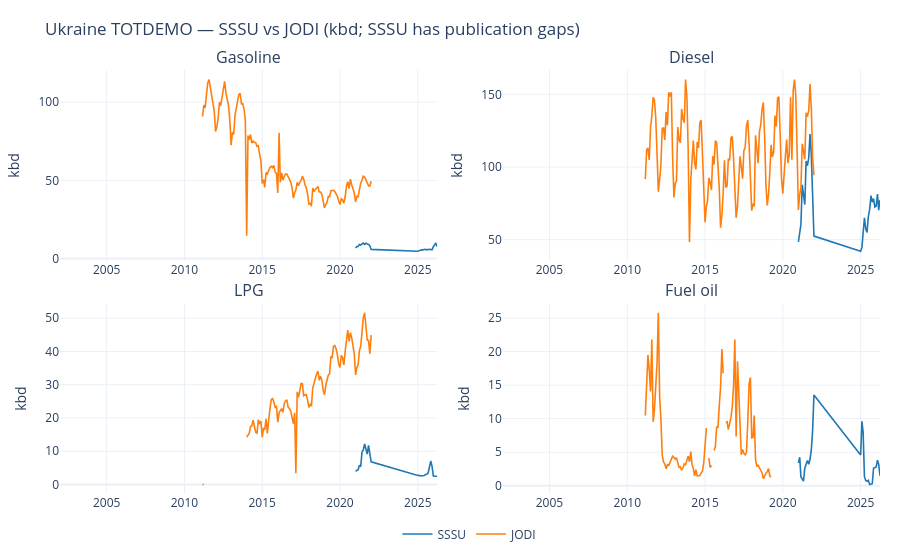

Notebook code cell kept with this figure:
### Markdown cell above
## 11. SSSU vs JODI (UA, where available)

### Code cell
JODI_PARQUET = PROJECT_ROOT / "data" / "processed" / "jodi" / "jodi_secondary.parquet"

if not JODI_PARQUET.exists():
    print(f"[skip] JODI parquet not found: {JODI_PARQUET}")
    print("       Run: python scripts/update_jodi.py")
else:
    jodi = pd.read_parquet(JODI_PARQUET)
    jodi["date"] = pd.to_datetime(jodi["date"])
    jodi_lookup = {spec.jodi_energy_product: spec.panel for spec in JODI_COMPARE_SERIES.values()}
    jodi_codes = set(jodi_lookup)

    sssu_panels = []
    for key in JODI_COMPARE_SERIES:
        sl = sssu_series_for_jodi(demand, key, value_col="value_kbd")
        if sl.empty:
            continue
        spec = JODI_COMPARE_SERIES[key]
        sssu_panels.append(sl.assign(panel=spec.panel))
    sssu_panel = pd.concat(sssu_panels, ignore_index=True) if sssu_panels else pd.DataFrame()

    jodi_ua = jodi[
        (jodi["ref_area"] == JODI_REF_AREA)
        & (jodi["flow_breakdown"] == "TOTDEMO")
        & (jodi["unit_measure"] == "KBD")
        & (jodi["energy_product"].isin(jodi_codes))
    ].copy()
    jodi_ua["panel"] = jodi_ua["energy_product"].map(jodi_lookup)
    jodi_ua["value_kbd"] = jodi_ua["obs_value"]

    panels = [p for p in JODI_COMPARE_PANEL_ORDER if p in set(sssu_panel.get("panel", []))]
    if jodi_ua.empty:
        print("[skip] No JODI UA TOTDEMO rows in parquet.")
    elif not panels:
        print("[skip] No overlapping SSSU panels.")
    else:
        fig = cross_source_comparison_chart(
            df_a=sssu_panel,
            df_b=jodi_ua,
            products=panels,
            product_col_a="panel",
            product_col_b="panel",
            value_col_a="value_kbd",
            value_col_b="value_kbd",
            label_a="SSSU",
            label_b="JODI",
            title="Ukraine TOTDEMO — SSSU vs JODI (kbd; SSSU has publication gaps)",
            units_label="kbd",
        )
        fig.show()

### Figure 1 — Plotly figure (JSON) as saved in the notebook; plotly's stock layout.template omitted (floating-point values rounded to 4 significant figures; data arrays with more than 128 entries replaced by an {"elided": "..."} marker saying what was removed)
{"data": [{"hovertemplate": "<b>Gasoline — SSSU</b><br>%{x|%Y-%m}: %{y:,.1f} kbd<extra></extra>", "legendgroup": "SSSU", "line": {"color": "#1f77b4", "width": 1.6}, "mode": "lines", "name": "SSSU", "showlegend": true, "type": "scatter", "x": ["2021-01-01T00:00:00", "2021-02-01T00:00:00", "2021-03-01T00:00:00", "2021-04-01T00:00:00", "2021-05-01T00:00:00", "2021-06-01T00:00:00", "2021-07-01T00:00:00", "2021-08-01T00:00:00", "2021-09-01T00:00:00", "2021-10-01T00:00:00", "2021-11-01T00:00:00", "2021-12-01T00:00:00", "2022-01-01T00:00:00", "2025-01-01T00:00:00", "2025-02-01T00:00:00", "2025-03-01T00:00:00", "2025-04-01T00:00:00", "2025-05-01T00:00:00", "2025-06-01T00:00:00", "2025-07-01T00:00:00", "2025-08-01T00:00:00", "2025-09-01T00:00:00", "2025-10-01T00:00:00", "2025-11-01T00:00:00", "2025-12-01T00:00:00", "2026-01-01T00:00:00", "2026-02-01T00:00:00", "2026-03-01T00:00:00", "2026-04-01T00:00:00"], "xaxis": "x", "y": [6.745, 7.741, 7.76, 9.067, 8.692, 9.18, 9.898, 9.103, 9.832, 9.35, 9.095, 8.253, 5.868, 4.689, 5.13, 5.155, 5.638, 5.594, 5.865, 5.923, 5.621, 6.007, 5.923, 5.808, 5.621, 7.677, 8.834, 10.01, 7.622], "yaxis": "y"}, {"hovertemplate": "<b>Gasoline — JODI</b><br>%{x|%Y-%m}: %{y:,.1f} kbd<extra></extra>", "legendgroup": "JODI", "line": {"color": "#ff7f0e", "width": 1.6}, "mode": "lines", "name": "JODI", "showlegend": true, "type": "scatter", "x": {"elided": "292 str values"}, "xaxis": "x", "y": {"elided": "292 float values"}, "yaxis": "y"}, {"hovertemplate": "<b>Diesel — SSSU</b><br>%{x|%Y-%m}: %{y:,.1f} kbd<extra></extra>", "legendgroup": "SSSU", "line": {"color": "#1f77b4", "width": 1.6}, "mode": "lines", "name": "SSSU", "showlegend": false, "type": "scatter", "x": ["2021-01-01T00:00:00", "2021-02-01T00:00:00", "2021-03-01T00:00:00", "2021-04-01T00:00:00", "2021-05-01T00:00:00", "2021-06-01T00:00:00", "2021-07-01T00:00:00", "2021-08-01T00:00:00", "2021-09-01T00:00:00", "2021-10-01T00:00:00", "2021-11-01T00:00:00", "2021-12-01T00:00:00", "2022-01-01T00:00:00", "2025-01-01T00:00:00", "2025-02-01T00:00:00", "2025-03-01T00:00:00", "2025-04-01T00:00:00", "2025-05-01T00:00:00", "2025-06-01T00:00:00", "2025-07-01T00:00:00", "2025-08-01T00:00:00", "2025-09-01T00:00:00", "2025-10-01T00:00:00", "2025-11-01T00:00:00", "2025-12-01T00:00:00", "2026-01-01T00:00:00", "2026-02-01T00:00:00", "2026-03-01T00:00:00", "2026-04-01T00:00:00"], "xaxis": "x2", "y": [48.42, 55.07, 60.33, 87.7, 81.92, 74.15, 104.2, 100.9, 106.5, 122.7, 107.8, 75.78, 52.48, 42.02, 44.68, 54.72, 65.03, 57.42, 54.91, 65.79, 70.73, 80.29, 75.78, 78.28, 72.43, 73.16, 81.37, 70.34, 77.31], "yaxis": "y2"}, {"hovertemplate": "<b>Diesel — JODI</b><br>%{x|%Y-%m}: %{y:,.1f} kbd<extra></extra>", "legendgroup": "JODI", "line": {"color": "#ff7f0e", "width": 1.6}, "mode": "lines", "name": "JODI", "showlegend": false, "type": "scatter", "x": {"elided": "292 str values"}, "xaxis": "x2", "y": {"elided": "292 float values"}, "yaxis": "y2"}, {"hovertemplate": "<b>LPG — SSSU</b><br>%{x|%Y-%m}: %{y:,.1f} kbd<extra></extra>", "legendgroup": "SSSU", "line": {"color": "#1f77b4", "width": 1.6}, "mode": "lines", "name": "SSSU", "showlegend": false, "type": "scatter", "x": ["2021-01-01T00:00:00", "2021-02-01T00:00:00", "2021-03-01T00:00:00", "2021-04-01T00:00:00", "2021-05-01T00:00:00", "2021-06-01T00:00:00", "2021-07-01T00:00:00", "2021-08-01T00:00:00", "2021-09-01T00:00:00", "2021-10-01T00:00:00", "2021-11-01T00:00:00", "2021-12-01T00:00:00", "2022-01-01T00:00:00", "2025-01-01T00:00:00", "2025-02-01T00:00:00", "2025-03-01T00:00:00", "2025-04-01T00:00:00", "2025-05-01T00:00:00", "2025-06-01T00:00:00", "2025-07-01T00:00:00", "2025-08-01T00:00:00", "2025-09-01T00:00:00", "2025-10-01T00:00:00", "2025-11-01T00:00:00", "2025-12-01T00:00:00", "2026-01-01T00:00:00", "2026-02-01T00:00:00", "2026-03-01T00:00:00", "2026-04-01T00:00:00"], "xaxis": "x3", "y": [3.966, 4.267, 4.415, 5.8, 5.314, 9.783, 10.37, 12.16, 10.48, 9.13, 11.75, 8.532, 6.81, 2.694, 2.776, 2.582, 2.629, 2.507, 2.668, 2.994, 3.068, 3.519, 5.164, 7.037, 5.426, 2.545, 2.486, 2.432, 2.475], "yaxis": "y3"}, {"hovertemplate": "<b>LPG — JODI</b><br>%{x|%Y-%m}: %{y:,.1f} kbd<extra></extra>", "legendgroup": "JODI", "line": {"color": "#ff7f0e", "width": 1.6}, "mode": "lines", "name": "JODI", "showlegend": false, "type": "scatter", "x": {"elided": "292 str values"}, "xaxis": "x3", "y": {"elided": "292 float values"}, "yaxis": "y3"}, {"hovertemplate": "<b>Fuel oil — SSSU</b><br>%{x|%Y-%m}: %{y:,.1f} kbd<extra></extra>", "legendgroup": "SSSU", "line": {"color": "#1f77b4", "width": 1.6}, "mode": "lines", "name": "SSSU", "showlegend": false, "type": "scatter", "x": ["2021-01-01T00:00:00", "2021-02-01T00:00:00", "2021-03-01T00:00:00", "2021-04-01T00:00:00", "2021-05-01T00:00:00", "2021-06-01T00:00:00", "2021-07-01T00:00:00", "2021-08-01T00:00:00", "2021-09-01T00:00:00", "2021-10-01T00:00:00", "2021-11-01T00:00:00", "2021-12-01T00:00:00", "2022-01-01T00:00:00", "2025-01-01T00:00:00", "2025-02-01T00:00:00", "2025-03-01T00:00:00", "2025-04-01T00:00:00", "2025-05-01T00:00:00", "2025-06-01T00:00:00", "2025-07-01T00:00:00", "2025-08-01T00:00:00", "2025-09-01T00:00:00", "2025-10-01T00:00:00", "2025-11-01T00:00:00", "2025-12-01T00:00:00", "2026-01-01T00:00:00", "2026-02-01T00:00:00", "2026-03-01T00:00:00", "2026-04-01T00:00:00"], "xaxis": "x4", "y": [3.416, 4.258, 1.353, 0.888, 0.6875, 2.664, 3.266, 3.781, 3.197, 3.953, 5.372, 8.25, 13.51, 4.576, 9.609, 7.992, 1.354, 0.7734, 0.666, 0.8164, 0.1934, 0.3108, 0.3008, 2.62, 2.707, 2.814, 3.806, 3.223, 1.487], "yaxis": "y4"}, {"hovertemplate": "<b>Fuel oil — JODI</b><br>%{x|%Y-%m}: %{y:,.1f} kbd<extra></extra>", "legendgroup": "JODI", "line": {"color": "#ff7f0e", "width": 1.6}, "mode": "lines", "name": "JODI", "showlegend": false, "type": "scatter", "x": {"elided": "292 str values"}, "xaxis": "x4", "y": {"elided": "292 float values"}, "yaxis": "y4"}], "layout": {"annotations": [{"font": {"size": 16}, "showarrow": false, "text": "Gasoline", "x": 0.23, "xanchor": "center", "xref": "paper", "y": 1, "yanchor": "bottom", "yref": "paper"}, {"font": {"size": 16}, "showarrow": false, "text": "Diesel", "x": 0.77, "xanchor": "center", "xref": "paper", "y": 1, "yanchor": "bottom", "yref": "paper"}, {"font": {"size": 16}, "showarrow": false, "text": "LPG", "x": 0.23, "xanchor": "center", "xref": "paper", "y": 0.45, "yanchor": "bottom", "yref": "paper"}, {"font": {"size": 16}, "showarrow": false, "text": "Fuel oil", "x": 0.77, "xanchor": "center", "xref": "paper", "y": 0.45, "yanchor": "bottom", "yref": "paper"}], "height": 560, "hovermode": "x unified", "legend": {"orientation": "h", "x": 0.5, "xanchor": "center", "y": -0.06, "yanchor": "top"}, "margin": {"b": 60, "l": 60, "r": 20, "t": 70}, "title": {"text": "Ukraine TOTDEMO — SSSU vs JODI (kbd; SSSU has publication gaps)"}, "xaxis": {"anchor": "y", "domain": [0, 0.46]}, "xaxis2": {"anchor": "y2", "domain": [0.54, 1]}, "xaxis3": {"anchor": "y3", "domain": [0, 0.46]}, "xaxis4": {"anchor": "y4", "domain": [0.54, 1]}, "yaxis": {"anchor": "x", "domain": [0.55, 1], "title": {"text": "kbd"}}, "yaxis2": {"anchor": "x2", "domain": [0.55, 1], "title": {"text": "kbd"}}, "yaxis3": {"anchor": "x3", "domain": [0, 0.45], "title": {"text": "kbd"}}, "yaxis4": {"anchor": "x4", "domain": [0, 0.45], "title": {"text": "kbd"}}}}
